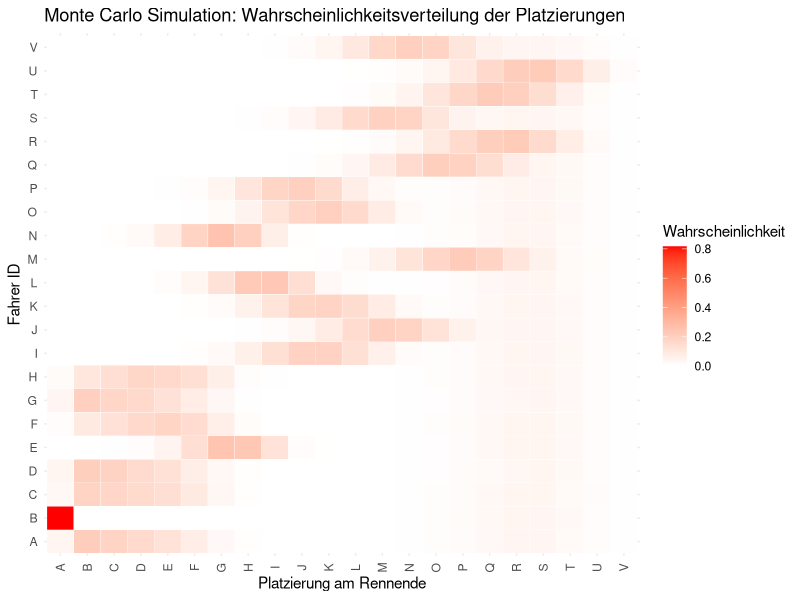

This chart was generated by the following R code:
## ---- chunk 1
anzahl_fahrer <- 22

#E-RundenAnzahl
e_total_rounds = 70
#laut google zwischen 42 in Monaco und 72 in Zandervoot Niederlande

#Max zeitrahmen ist meistens bei 2 Std limitiert, falls das Rennen durch G zu lang wird greift max_time ein.
max_time_sec = 7200 #besser in sek für reproduzierbarkeit und genauigkeit und gleicher mass
time_per_round= 90 #Sekunden
weight_penalty <- 3.5 # für Q;in Sekunden
gas_per_round <- 3.5 / e_total_rounds

# O- Auto Performance (11 Teams, Werte in Sekunden)
# Negative Werte machen das Auto schneller
o_team_perf <- c(-2.0, -1.5,-1.2,-1.0, -0.5, 0.0, 0.2, 0.5, 0.8, 1.2, 1.5)
o_team_car <- rep(o_team_perf, each = 2) 
# team_car ergibt 22 Autos, gedanke dahinter ist Redbull -2sek und Hass langsamer +1.5sek

# H- Fahrerskill (22 individuelle Fahrer)
# Wir ziehen die Skills zufällig aus einer Normalverteilung, 
# aber fixieren sie vor dem Rennen
h_driver_skill <- rnorm(anzahl_fahrer, mean = 0, sd = 0.3) 

# Kombinierter Fix-Wert für die Simulation:
# Diese Basis-Zeit hat jeder der 22 Fahrer in Runde 1
start_time_driver <- time_per_round + o_team_car - h_driver_skill


# K-ReifenWir definieren die Parameter der Reifen als Data-Frame für einfachen Zugriff
k_reifen <- data.frame(
  reifen_typ = c("Soft", "Medium", "Hard"),
  speed_bonus = c(-1.5, -0.5, 0.5), # wird von der Rundenzeit abgezogen in sek
  k_beta = c(4.0, 2.5, 1.5), # Abnutzungsgrad- hohes beta= hohe Verschleiss
  k_lambda = c(15, 25, 40)   # Lebensdauer, ab wann der Reifen sich stark abbaut
)
# Wir weisen für den Start jedem Fahrer zufällig einen Reifen zu 
#(1=Soft, 2=Medium, 3=Hard) - verändert die Paramater für J
start_reifen_fahrer <- sample(1:3, anzahl_fahrer, replace = TRUE)

## ---- chunk 2
#notwendige Variablen
round_time_matrix <- matrix(NA,nrow = e_total_rounds, ncol = anzahl_fahrer)#Zeilen =runden, Spalten=Fahrer
pitstop_time_matrix <- matrix(0, nrow = e_total_rounds, ncol = anzahl_fahrer) # Für C
penalty_count_matrix <- matrix(0, nrow = e_total_rounds, ncol = anzahl_fahrer) #Für D

#Start von L
l_tires_age <- rep(0, anzahl_fahrer) #L-Startet bei 0 für alle

#N- Motorschaden
n_motor_fail <- rweibull(anzahl_fahrer, shape = 3.0, scale = 120)

#lambda von 3 deutet als Fehlerrate zunemnd bei Alter(hier Abnutzung) , scale ist meisten 1/lambda hier aber auf 120 skaliert das bedeutet im Schnitt hält es 120 Runden
#Ausfallwahrscheinlichkeit pro Runde exponentiell ansteigend


# Reifen-Parameter für jeden Fahrer anhand des Startreifens ziehen
aktuelle_betas <- k_reifen$k_beta[start_reifen_fahrer]
aktuelle_lambdas <- k_reifen$k_lambda[start_reifen_fahrer]


# Main Schleife
for (runde in 1:e_total_rounds) {
  
  # Deterministische Updates
  l_tires_age <- l_tires_age + 1 #später Var auf L_ wechseln
  
  # Q: Das Auto wird leichter, der Malus sinkt stetig
  q_actual_weight_malus <- weight_penalty - (runde * gas_per_round)
  
  # M: Temperatur (Uniform-Verteilung)
  # Schwankt pro Runde zufällig zwischen 20 und 30 Grad.
  m_actual_temp <- runif(1, min = 20, max = 30)
  temp_factor <- (m_actual_temp - 25) * 0.05 

  # J: Reifenzustand (Weibull-Verteilungsfunktion)
  #Der kumulative Verschleiss (die Wahrscheinlichkeit des Versagens bis zu einem        bestimmten Reifenalter) wird mit pweibull()  in einen stetig ansteigenden Zeit-Malus   umgerechnet.
  #Verschleisskurve pro Runde, Chance auf plötzliche Abfall steigt mit Beta grösser     als 1- dann folgt zerstörung einer oder von mehrere nReifen
  # pweibull gibt uns die Degradation (0 bis 1), die wir als Zeit-Malus nutzen
  tire_malus <- pweibull(l_tires_age, shape = aktuelle_betas, scale = aktuelle_lambdas)
  tire_degradation <- tire_malus * 5.0
  
  # B: Rundenzeit (Normalverteilung)
  # Der Erwartungswert mu verschiebt sich dynamisch für alle 22 Fahrer.
  mu_aktuell <- start_time_driver + q_actual_weight_malus + tire_malus + temp_factor
  b_round_time <- rnorm(anzahl_fahrer, mean = mu_aktuell, sd = 0.8)#1 zeit für jeden    fahrer
  
  # I & G: Strafenanfälligkeit und Fehlerzeit (Bernoulli & Lognormal)
  # Bernoulli: Passiert ein Fehler? (1 = Ja, 0 = Nein) für 22 Fahrer
  penalty_check <- rbinom(anzahl_fahrer, size = 1, prob = 0.05) 
  
  # Lognormal: Wenn ein Fehler passiert, wie viel Zeit kostet er?
  #wird rechtschiefe Verteilung haben, kann keine negative Werte einnehmen, kann in     extrem Fällen auch 10 sek überschreiten oder zu elemination führen, dies wäre aber   komplexer
  #Strafe oder Verzögerung bei unvorhergesehenen Ergebnissen. Zuzüglich Rundenzeit.
  penalty_time <- rlnorm(anzahl_fahrer, meanlog = 1, sdlog = 0.5) * penalty_check
  
  #C-kum. summe der F eines fahrers über das ganze Rennen
  #F- Boxenstoppzeit
  pitstop_trigger <- tire_malus >= 0.33
  anzahl_stopper <- sum(pitstop_trigger)
  
  pitstop_time <- rep(0,anzahl_fahrer)
  if (anzahl_stopper > 0){
    #Logver. für Boxenstoppzeit
    pitstop_time[pitstop_trigger] <- rlnorm(anzahl_stopper,meanlog=1.0 ,sdlog=0.2)
    #L Reifenalter reset
    l_tires_age[pitstop_trigger] <- 0
  }
  
  # Fehlerzeit zur Rundenzeit addieren
  total_round_time <- b_round_time + penalty_time + pitstop_time
  
  # N: Motorschaden prüfen
  # Wenn die aktuelle Runde die vorberechnete Ausfallrunde überschreitet, bekommt der   Fahrer eine unendliche Rundenzeit (Ausfall)
  total_round_time[n_motor_fail < runde] <- Inf
  
  # Ergebnis der 22 Fahrer in die aktuelle Zeile der Matrix schreiben
  round_time_matrix[runde, ] <- total_round_time
  pitstop_time_matrix[runde, ] <- pitstop_time
  penalty_count_matrix[runde, ] <- penalty_check
}

## ---- chunk 3
# A -Gesamtzeiten
a_total_time <- colSums(round_time_matrix)
a_total_time /60 #in minuten

# Z -Ranking wer am wenigsten Zeit gebraucht hat (A)
z_placements <- rank(a_total_time, ties.method = "min")

# C -kum. summe der F eines fahrers über das ganze Rennen
c_total_box <- colSums(pitstop_time_matrix)

# D -Summe aller Runden in dennen I - einser geworfen hat
d_total_penalty <- colSums(penalty_count_matrix)

#Anzahl Boxenstops Counter
anzahl_boxenstopps <- colSums(pitstop_time_matrix > 0)

## ---- chunk 4
#Podium
ergebnis_df <- data.frame(
  Fahrer_ID = 1:anzahl_fahrer,
  Platz = z_placements,
  Gesamtzeit= a_total_time/60,
  Anzahl_strafen= d_total_penalty ,
  Boxenzeit = c_total_box,
  Boxenstops= anzahl_boxenstopps)

ergebnis_df <- ergebnis_df[order(ergebnis_df$Platz), ]
ergebnis_df
## ---- chunk 5
#set.seed(123)#reproduzieren


n_sims <- 10000
placements_matrix <- matrix(0,nrow=anzahl_fahrer, ncol = anzahl_fahrer)

for (sim in 1:n_sims) {
  
  #Startbedingungen reseten nach jede Simulation
  l_tires <- rep(0,anzahl_fahrer)#Reifen vor jedem Start
  n_motor_fail_mc <- rweibull(anzahl_fahrer, shape = 3.0, scale = 120)
  total_times <- rep(0,anzahl_fahrer)
  
  for (runde in 1:e_total_rounds) {
  
  # Deterministische Updates
  l_tires <- l_tires + 1
  q_actual_weight_malus <- weight_penalty - (runde * gas_per_round)
  m_actual_temp <- runif(1, min = 20, max = 30)
  m_temp_factor <- (m_actual_temp - 25) * 0.05 #ein teil von M
  
  #Reifenabnutzung
  tire_malus <- pweibull(l_tires_age, shape = aktuelle_betas, scale = aktuelle_lambdas)#J
  l_tire_degradation <- tire_malus * 5.0 #J
  
  #Mu berechnung für B und Rundenzeiten
  mu_aktuell <- start_time_driver + q_actual_weight_malus + l_tire_degradation + m_temp_factor#B
  b_round_time <- rnorm(anzahl_fahrer, mean = mu_aktuell, sd = 0.8)#B- erste zeit für jeden fahrer
  
  # I & G- Fehler/Strafen
  penalty_check <- rbinom(anzahl_fahrer, size = 1, prob = 0.05) 
  penalty_time <- rlnorm(anzahl_fahrer, meanlog = 1, sdlog = 0.5) * penalty_check
  
  #C- kum. Summe von F über das ganze Rennen
  #F- Boxenstoppzeit
  pitstop_trigger <- tire_malus >= 0.33
  anzahl_stopper <- sum(pitstop_trigger)
  
  
  f_pitstop_time <- rep(0,anzahl_fahrer)
  if (anzahl_stopper > 0){
    f_pitstop_time[pitstop_trigger] <- rlnorm(anzahl_stopper,meanlog=1.0 ,sdlog=0.2) #F Boxstoppzeit
    l_tires[pitstop_trigger] <- 0 #L reset
  }
  
  # Fehlerzeit zur Rundenzeit addieren
  total_round_time <- b_round_time + penalty_time + pitstop_time
    total_round_time[n_motor_fail_mc < runde] <- Inf # N-Check ob Motor geht
    
    total_times <- total_round_time + total_times #zählt alle runden zsm
  
  }
  #Ranking des aktuelles Rennens
  placements <- rank(total_times, ties.method = "min")
  
  #Rank speichern in die Matrix
  for (f in 1:anzahl_fahrer){
    p <- placements[f]
    placements_matrix[f,p] <- placements_matrix[f,p]+1
  }
  
}


ergebnis_df <- data.frame(
  Fahrer_ID = 1:anzahl_fahrer,
  Platz = placements,
  Reifen_Start = k_reifen$reifen_typ[start_reifen_fahrer],
  Gesamtzeit_Minuten = round(total_times / 60, 2),
  Anzahl_Stopps = anzahl_boxenstopps,         
  Anzahl_Strafen = d_total_penalty,
  Boxenzeit_Sek = round(c_total_box, 2)
)

# Sortieren nach Platzierung
ergebnis_df <- ergebnis_df[order(ergebnis_df$Platz), ]
print(ergebnis_df) #für schönere Darstellung sonst mehrere Tabs

#Wahrscheinlichkeiten berechnen
prob_matrix <- placements_matrix / n_sims
prob_matrix

#visualisiere
#präsentation - fragestellung, prozess detaliert beschreiben

## ---- chunk 6
library(ggplot2) #install.packages("ggplot2")

df_melted <- as.data.frame(as.table(prob_matrix))
colnames(df_melted) <- c("Fahrer", "Platzierung", "Wahrscheinlichkeit")

ggplot(df_melted, aes(x = factor(Platzierung), y = factor(Fahrer), fill = Wahrscheinlichkeit)) +
  geom_tile(color = "white") +
  scale_fill_gradient(low = "white", high = "red") +
  theme_minimal() +
  labs(title = "Monte Carlo Simulation: Wahrscheinlichkeitsverteilung der Platzierungen",
       x = "Platzierung am Rennende",
       y = "Fahrer ID",
       fill = "Wahrscheinlichkeit") +
  theme(axis.text.x = element_text(angle = 90, vjust = 0.5))
